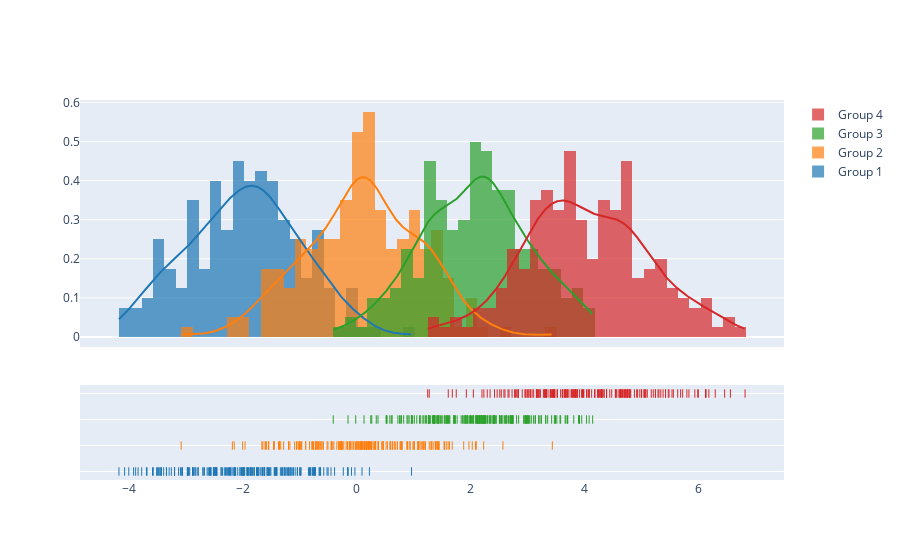

Here is the notebook cell this chart was saved with:
### Code cell
import plotly.figure_factory as ff

# Add histogram data
x1 = np.random.randn(200) - 2
x2 = np.random.randn(200)
x3 = np.random.randn(200) + 2
x4 = np.random.randn(200) + 4

# Group data together
hist_data = [x1, x2, x3, x4]

group_labels = ['Group 1', 'Group 2', 'Group 3', 'Group 4']

# Create distplot with custom bin_size
fig = ff.create_distplot(hist_data, group_labels, bin_size=.2)
fig.show()

### Figure 1 — Plotly figure (JSON) as saved in the notebook; plotly's stock layout.template omitted (floating-point values rounded to 4 significant figures; data arrays with more than 128 entries replaced by an {"elided": "..."} marker saying what was removed)
{"data": [{"autobinx": false, "histnorm": "probability density", "legendgroup": "Group 1", "marker": {"color": "rgb(31, 119, 180)"}, "name": "Group 1", "opacity": 0.7, "type": "histogram", "x": {"elided": "200 float values"}, "xaxis": "x", "xbins": {"end": 0.9628, "size": 0.2, "start": -4.182}, "yaxis": "y"}, {"autobinx": false, "histnorm": "probability density", "legendgroup": "Group 2", "marker": {"color": "rgb(255, 127, 14)"}, "name": "Group 2", "opacity": 0.7, "type": "histogram", "x": {"elided": "200 float values"}, "xaxis": "x", "xbins": {"end": 3.438, "size": 0.2, "start": -3.088}, "yaxis": "y"}, {"autobinx": false, "histnorm": "probability density", "legendgroup": "Group 3", "marker": {"color": "rgb(44, 160, 44)"}, "name": "Group 3", "opacity": 0.7, "type": "histogram", "x": {"elided": "200 float values"}, "xaxis": "x", "xbins": {"end": 4.147, "size": 0.2, "start": -0.4143}, "yaxis": "y"}, {"autobinx": false, "histnorm": "probability density", "legendgroup": "Group 4", "marker": {"color": "rgb(214, 39, 40)"}, "name": "Group 4", "opacity": 0.7, "type": "histogram", "x": {"elided": "200 float values"}, "xaxis": "x", "xbins": {"end": 6.827, "size": 0.2, "start": 1.246}, "yaxis": "y"}, {"legendgroup": "Group 1", "marker": {"color": "rgb(31, 119, 180)"}, "mode": "lines", "name": "Group 1", "showlegend": false, "type": "scatter", "x": {"elided": "500 float values"}, "xaxis": "x", "y": {"elided": "500 float values"}, "yaxis": "y"}, {"legendgroup": "Group 2", "marker": {"color": "rgb(255, 127, 14)"}, "mode": "lines", "name": "Group 2", "showlegend": false, "type": "scatter", "x": {"elided": "500 float values"}, "xaxis": "x", "y": {"elided": "500 float values"}, "yaxis": "y"}, {"legendgroup": "Group 3", "marker": {"color": "rgb(44, 160, 44)"}, "mode": "lines", "name": "Group 3", "showlegend": false, "type": "scatter", "x": {"elided": "500 float values"}, "xaxis": "x", "y": {"elided": "500 float values"}, "yaxis": "y"}, {"legendgroup": "Group 4", "marker": {"color": "rgb(214, 39, 40)"}, "mode": "lines", "name": "Group 4", "showlegend": false, "type": "scatter", "x": {"elided": "500 float values"}, "xaxis": "x", "y": {"elided": "500 float values"}, "yaxis": "y"}, {"legendgroup": "Group 1", "marker": {"color": "rgb(31, 119, 180)", "symbol": "line-ns-open"}, "mode": "markers", "name": "Group 1", "showlegend": false, "type": "scatter", "x": {"elided": "200 float values"}, "xaxis": "x", "y": {"elided": "200 str values"}, "yaxis": "y2"}, {"legendgroup": "Group 2", "marker": {"color": "rgb(255, 127, 14)", "symbol": "line-ns-open"}, "mode": "markers", "name": "Group 2", "showlegend": false, "type": "scatter", "x": {"elided": "200 float values"}, "xaxis": "x", "y": {"elided": "200 str values"}, "yaxis": "y2"}, {"legendgroup": "Group 3", "marker": {"color": "rgb(44, 160, 44)", "symbol": "line-ns-open"}, "mode": "markers", "name": "Group 3", "showlegend": false, "type": "scatter", "x": {"elided": "200 float values"}, "xaxis": "x", "y": {"elided": "200 str values"}, "yaxis": "y2"}, {"legendgroup": "Group 4", "marker": {"color": "rgb(214, 39, 40)", "symbol": "line-ns-open"}, "mode": "markers", "name": "Group 4", "showlegend": false, "type": "scatter", "x": {"elided": "200 float values"}, "xaxis": "x", "y": {"elided": "200 str values"}, "yaxis": "y2"}], "layout": {"barmode": "overlay", "hovermode": "closest", "legend": {"traceorder": "reversed"}, "xaxis": {"anchor": "y2", "domain": [0.0, 1.0], "zeroline": false}, "yaxis": {"anchor": "free", "domain": [0.35, 1], "position": 0.0}, "yaxis2": {"anchor": "x", "domain": [0, 0.25], "dtick": 1, "showticklabels": false}}}
